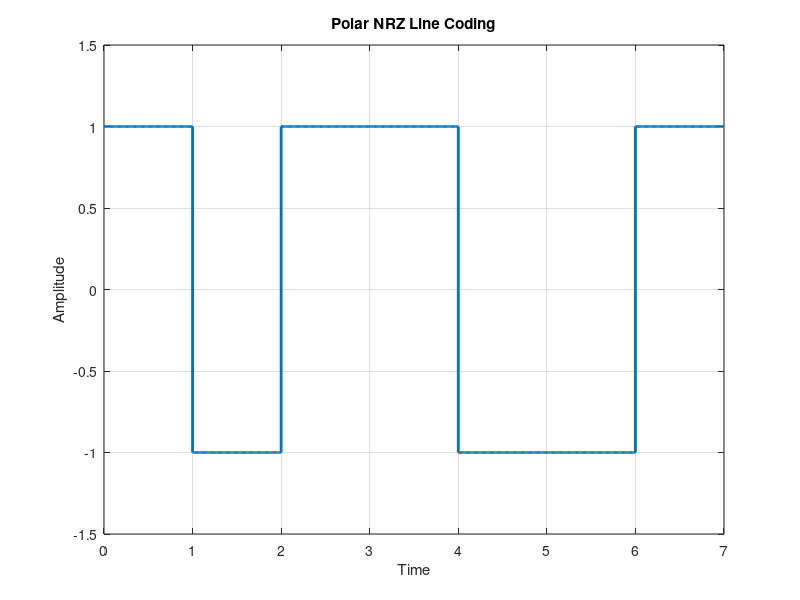

Here is the MATLAB script that generated this plot:
clc;
clear;

% Input binary data (you can change this)
data = [1 0 1 1 0 0 1];

% Parameters
bit_duration = 1;               % Each bit duration = 1 sec (for simplicity)
samples_per_bit = 100;         % Number of samples per bit
Fs = samples_per_bit / bit_duration;  % Sampling frequency

% Time vector
t = 0 : 1/Fs : bit_duration * length(data) - 1/Fs;

% Initialize polar NRZ signal
polar_nrz = zeros(1, length(t));

% Create polar NRZ signal: 1 -> +1, 0 -> -1
for i = 1:length(data)
    if data(i) == 1
        polar_nrz((i-1)*samples_per_bit + 1 : i*samples_per_bit) = 1;
    else
        polar_nrz((i-1)*samples_per_bit + 1 : i*samples_per_bit) = -1;
    end
end

% Plot the signal
figure;
stairs(t, polar_nrz, 'LineWidth', 2);
xlabel('Time');
ylabel('Amplitude');
title('Polar NRZ Line Coding');
axis([0 length(data) -1.5 1.5]);
grid on;
